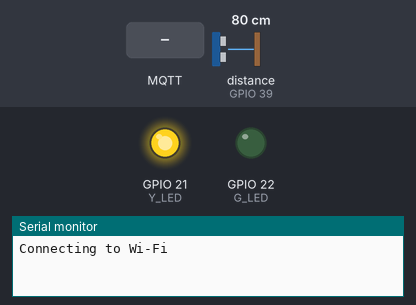
Simulated run of this sketch. Board: ESP32. Shown: output pins drawn as LEDs (lit = HIGH), the last lines printed to the serial monitor. Wiring (inferred from the names in the program): ultrasonic range finder: trigger GPIO 34; echo GPIO 39. Inputs (shaded band) come from the test bench; at power-on: distance to the obstacle (sensor on GPIO 39) 80 cm. The echo pulse lasts 58.3 µs per cm; WiFi joins after 1.5 s; servers stay silent unless stated; no MQTT or app messages arrive unless stated; pins used as bus, display or sensor lines are not drawn.

Above: at 0.1 s.
At 2.7 s:
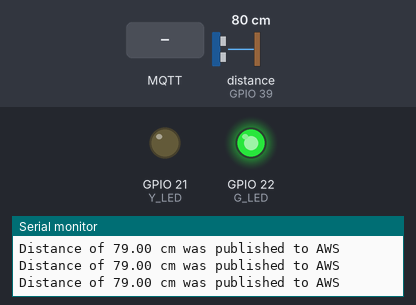
2.8 s: MQTT message "pause" arrives on the first subscribed topic
4.3 s: MQTT message "play" arrives on the first subscribed topic
5.8 s: MQTT message "1" arrives on the first subscribed topic
Timing chart, 0 to 8.8 s (numbered marks = the images above; inputs shaded):
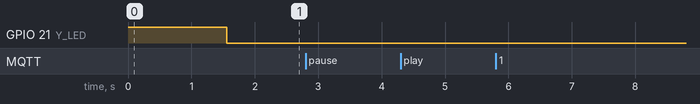

The sketch:

IoT_template.ino
```cpp
#include <Wire.h>
#include <Adafruit_PN532.h>
#include <Arduino.h>
#include <WiFi.h>
#include <WiFiClientSecure.h>
#include <PubSubClient.h>
#include <ArduinoJson.h>
#include "secrets.h"

WiFiClientSecure net = WiFiClientSecure();
PubSubClient client(net);

#define Y_LED 21
#define G_LED 22
#define ECHO_PIN 39
#define TRIG_PIN 34

long duration;
int distance;
bool isPaused = false;  // Global variable to track pause state

void connectWiFi() {
  WiFi.mode(WIFI_STA);
  WiFi.begin(WIFI_SSID, WIFI_PASSWORD);

  Serial.println("Connecting to Wi-Fi");
  int timeoutCount = 0;
  while (WiFi.status() != WL_CONNECTED) {
    delay(250);
    Serial.print(".");
    timeoutCount++;
    if (timeoutCount > 20) {
      Serial.println("Failed to connect to Wi-Fi");
      ESP.restart();
      return;
    }
  }

  Serial.println("\nConnected to the WiFi network");
  Serial.print("Local ESP32 IP: ");
  Serial.println(WiFi.localIP());
}

void messageHandler(char* topic, byte* payload, unsigned int length) {
  String message;

  for (unsigned int i = 0; i < length; i++) {
    message += (char)payload[i];
  }
  Serial.print("Received message: ");
  Serial.println(message);
  Serial.print("From topic: ");
  Serial.println(String(topic));
  if (String(topic) == "tapeWinder/V2/testPlatform/control") {
    if (message == "pause") {
      isPaused = true;
      Serial.println("Pausing readings");
    } else if (message == "play") {
      isPaused = false;
      Serial.println("Resuming readings");
    }
  }
}

void connectAWS() {
  digitalWrite(Y_LED, HIGH);
  digitalWrite(G_LED, LOW);
  net.setCACert(AWS_CERT_CA);
  net.setCertificate(AWS_CERT_CRT);
  net.setPrivateKey(AWS_CERT_PRIVATE);

  client.setServer(AWS_IOT_ENDPOINT, 8883);

  Serial.print("Connecting to AWS IOT");

  while (!client.connect(THINGNAME)) {
    Serial.print(".");
    delay(100);
  }

  if (!client.connected()) {
    Serial.println("AWS IoT Timeout!");
    return;
  }

  Serial.println("AWS IoT Connected!");
  digitalWrite(Y_LED, LOW);
  digitalWrite(G_LED, HIGH);

  client.setCallback(messageHandler);
  client.subscribe("tapeWinder/V2/testPlatform/control");
}

String buildMessage(String m) {
  StaticJsonDocument<200> doc;
  doc["device"] = THINGNAME;
  doc["message"] = m;
  doc["timestamp"] = millis();

  String output;
  serializeJson(doc, output);

  return output;
}

float readDistance() {
  digitalWrite(TRIG_PIN, LOW);
  delayMicroseconds(2);
  digitalWrite(TRIG_PIN, HIGH);
  delayMicroseconds(10);
  digitalWrite(TRIG_PIN, LOW);
  duration = pulseIn(ECHO_PIN, HIGH);
  distance = duration * 0.034 / 2;

  return distance;
}

void setup(void) {
  pinMode(Y_LED, OUTPUT);
  pinMode(G_LED, OUTPUT);

  digitalWrite(Y_LED, HIGH);
  digitalWrite(G_LED, LOW);

  pinMode(TRIG_PIN, OUTPUT);
  pinMode(ECHO_PIN, INPUT);

  Serial.begin(115200);
  connectWiFi();
  connectAWS();

  Serial.println("Initialization complete!");
  digitalWrite(Y_LED, LOW);
  digitalWrite(G_LED, HIGH);
}

long prevMillis = 0;
int timeDelay = 250;  // Changed to 1000 for 1-second interval

void loop(void) {
  client.loop();  // Process MQTT messages

  if (!isPaused && millis() - prevMillis > timeDelay) {
    prevMillis = millis();
    float distance = readDistance();
    if (distance == 0 || distance > 2000) {
      Serial.println("ERROR: No pulse from sensor");
    } else {
      client.publish("tapeWinder/V2/testPlatform", buildMessage("{\"US1\":\"" + String(distance) + "\"}").c_str());
      Serial.print("Distance of ");
      Serial.print(distance);
      Serial.println(" cm was published to AWS");
    }
  }

  if (!client.connected()) {
    connectAWS();
  }
}
```

secrets.h
```cpp
#include <pgmspace.h>

#define SECRET
#define THINGNAME ""

const char WIFI_SSID[] = "";
const char WIFI_PASSWORD[] = "";
const char AWS_IOT_ENDPOINT[] = "";

// Amazon Root CA 1
static const char AWS_CERT_CA[] PROGMEM = R"EOF(
-----BEGIN CERTIFICATE-----

-----END CERTIFICATE-----
)EOF";

// Device Certificate
static const char AWS_CERT_CRT[] PROGMEM = R"KEY(
-----BEGIN CERTIFICATE-----

-----END CERTIFICATE-----


)KEY";

// Device Private Key
static const char AWS_CERT_PRIVATE[] PROGMEM = R"KEY(
-----BEGIN RSA PRIVATE KEY-----

-----END RSA PRIVATE KEY-----


)KEY";
```
